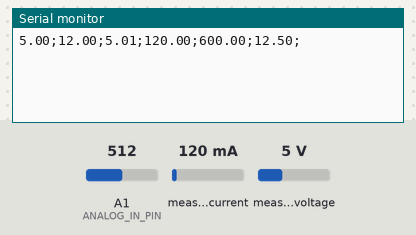
The sketch below on a simulated Arduino Leonardo, built with avr-gcc and run on an emulated ATmega32U4. Parts: the last lines printed to the serial monitor. The test bench sets the inputs (shaded band); at power-on: measured current 120 mA, A1 (ANALOG_IN_PIN) = 512, measured voltage 5 V.

Above: at 1.2 s.
1.3 s: measured current set to 40 mA
5.0 s: A1 (ANALOG_IN_PIN) set to 716
At 5.7 s:
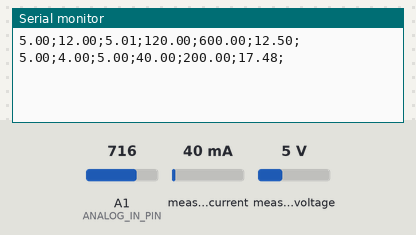
8.7 s: measured voltage set to 0.3 V
At 11.1 s:
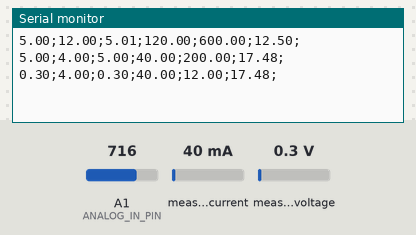
12.4 s: A1 (ANALOG_IN_PIN) set to 900
At 15.9 s:
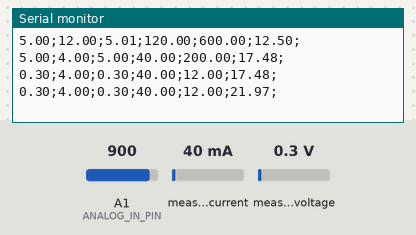
16.1 s: measured current set to 500 mA
At 20.6 s:
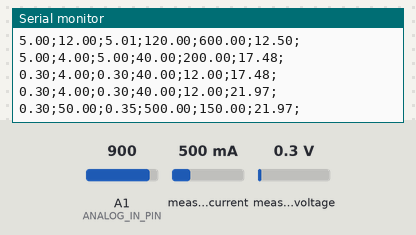
Timing chart, 0 to 20.8 s (numbered marks = the images above; inputs shaded):
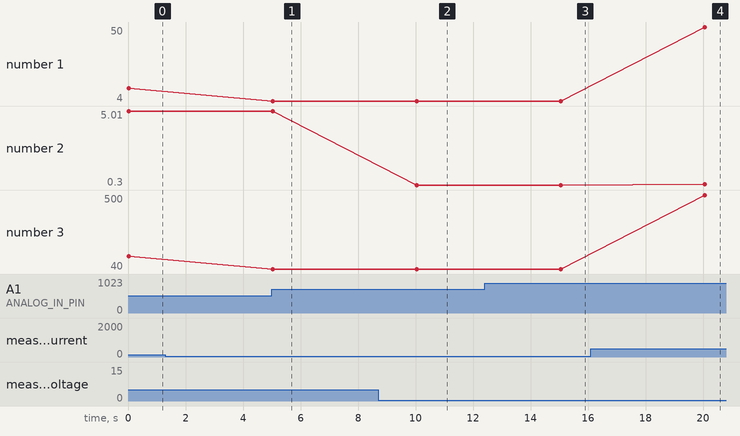

The sketch:

current_monitor_and_battery.ino
```cpp
 /*
  DC-Current-Voltage-Sensor-Module using INA219

  based on Adafruit Example and Amir Mohammad Shojaei  article:
  https://electropeak.com/learn/interfacing-ina219-current-sensor-module-with-arduino/

  Battery voltage level using Voltage Sensor
  https://how2electronics.com/interfacing-0-25v-dc-voltage-sensor-with-arduino/

  Code addapted by Alvaro-c: https://github.com/Alvaro-c
*/

// INA219 config
#include <Wire.h>
#include <Adafruit_INA219.h>
Adafruit_INA219 ina219;


// Voltage Sensor config
// Define analog input
#define ANALOG_IN_PIN A1
// Floats for ADC voltage & Input voltage
float adc_voltage = 0.0;
float in_voltage = 0.0;
// Floats for resistor values in divider (in ohms)
float R1 = 30000.0;
float R2 = 7500.0;
// Float for Reference Voltage
float ref_voltage = 5.0;
// Integer for ADC value
int adc_value = 0;

void setup(void)
{
  Serial.begin(9600);
  while (!Serial) {
      // will pause Zero, Leonardo, etc until serial console opens
      delay(1);
  }

  uint32_t currentFrequency;


  if (! ina219.begin()) {
    Serial.println("Failed to find INA219 chip");
    while (1) { delay(10); }
  }

}

void loop(void)
{
  // Amper and Voltage powe production
  float shuntvoltage = 0;
  float busvoltage = 0;
  float current_mA = 0;
  float loadvoltage = 0;
  float power_mW = 0;

  shuntvoltage = ina219.getShuntVoltage_mV();
  busvoltage = ina219.getBusVoltage_V();
  current_mA = ina219.getCurrent_mA();
  power_mW = ina219.getPower_mW();
  loadvoltage = busvoltage + (shuntvoltage / 1000);

  // Voltage from battery
  // Read the Analog Input
   adc_value = analogRead(ANALOG_IN_PIN);
   // Determine voltage at ADC input
   adc_voltage  = (adc_value * ref_voltage) / 1024.0;
   // Calculate voltage at divider input
   in_voltage = adc_voltage / (R2/(R1+R2)) ;

  // Print results

  Serial.print(busvoltage);Serial.print(";");
  Serial.print(shuntvoltage);Serial.print(";");
  Serial.print(loadvoltage);Serial.print(";");
  Serial.print(current_mA);Serial.print(";");
  Serial.print(power_mW);Serial.print(";");
  Serial.print(in_voltage, 2);Serial.println(";"); // 2 decimal places

  delay(5000);
}
```

Measured:
- after the input at 5.0 s, the serial monitor: prints a new line at once (image 1)
- after the input at 8.7 s, the serial monitor: prints a new line after 1.3 s (image 2)
- after the input at 12.4 s, the serial monitor: prints a new line after 2.7 s (image 3)
- after the input at 16.1 s, the serial monitor: prints a new line after 4.0 s (image 4)
- plotted number 1: 4 → 50 after the input at 16.1 s
- plotted number 2: 5 → 0.3 after the input at 8.7 s, 0.3 → 0.35 after the input at 16.1 s
- plotted number 3: 40 → 500 after the input at 16.1 s
